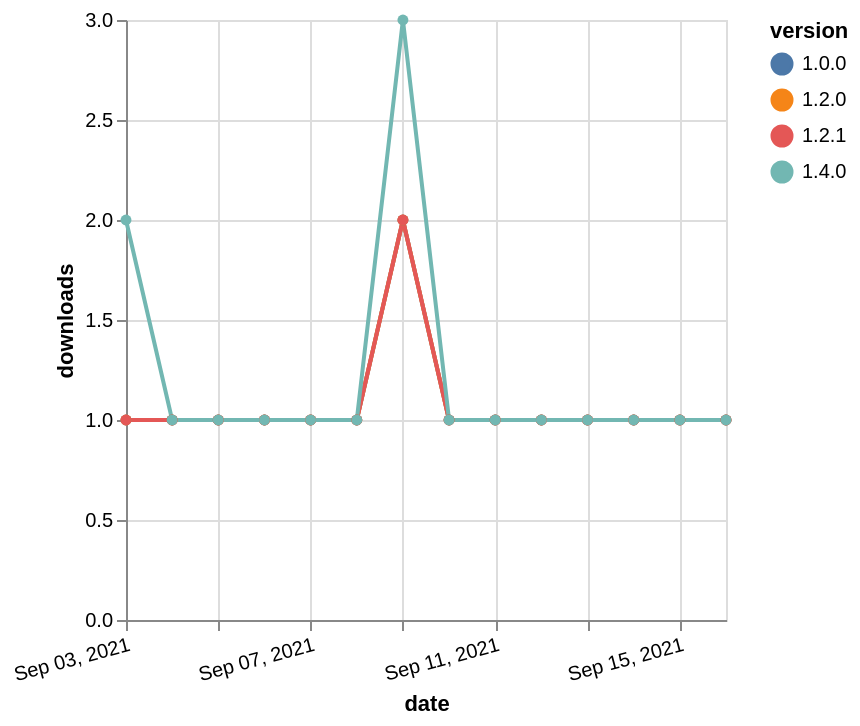

Specify this chart in Vega-Lite:
### Vega-Lite specification from a JSON file in a GitHub repository (floating-point values rounded to 4 significant figures)
{"$schema": "https://vega.github.io/schema/vega-lite/v5.json", "description": "A simple bar chart with embedded data.", "data": {"values": [{"date": "2021-09-03", "total": 171, "delta": 1, "version": "1.0.0"}, {"date": "2021-09-04", "total": 172, "delta": 1, "version": "1.0.0"}, {"date": "2021-09-05", "total": 173, "delta": 1, "version": "1.0.0"}, {"date": "2021-09-06", "total": 174, "delta": 1, "version": "1.0.0"}, {"date": "2021-09-07", "total": 175, "delta": 1, "version": "1.0.0"}, {"date": "2021-09-08", "total": 176, "delta": 1, "version": "1.0.0"}, {"date": "2021-09-09", "total": 178, "delta": 2, "version": "1.0.0"}, {"date": "2021-09-10", "total": 179, "delta": 1, "version": "1.0.0"}, {"date": "2021-09-11", "total": 180, "delta": 1, "version": "1.0.0"}, {"date": "2021-09-12", "total": 181, "delta": 1, "version": "1.0.0"}, {"date": "2021-09-13", "total": 182, "delta": 1, "version": "1.0.0"}, {"date": "2021-09-14", "total": 183, "delta": 1, "version": "1.0.0"}, {"date": "2021-09-15", "total": 184, "delta": 1, "version": "1.0.0"}, {"date": "2021-09-16", "total": 185, "delta": 1, "version": "1.0.0"}, {"date": "2021-09-03", "total": 153, "delta": 1, "version": "1.2.0"}, {"date": "2021-09-04", "total": 154, "delta": 1, "version": "1.2.0"}, {"date": "2021-09-05", "total": 155, "delta": 1, "version": "1.2.0"}, {"date": "2021-09-06", "total": 156, "delta": 1, "version": "1.2.0"}, {"date": "2021-09-07", "total": 157, "delta": 1, "version": "1.2.0"}, {"date": "2021-09-08", "total": 158, "delta": 1, "version": "1.2.0"}, {"date": "2021-09-09", "total": 160, "delta": 2, "version": "1.2.0"}, {"date": "2021-09-10", "total": 161, "delta": 1, "version": "1.2.0"}, {"date": "2021-09-11", "total": 162, "delta": 1, "version": "1.2.0"}, {"date": "2021-09-12", "total": 163, "delta": 1, "version": "1.2.0"}, {"date": "2021-09-13", "total": 164, "delta": 1, "version": "1.2.0"}, {"date": "2021-09-14", "total": 165, "delta": 1, "version": "1.2.0"}, {"date": "2021-09-15", "total": 166, "delta": 1, "version": "1.2.0"}, {"date": "2021-09-16", "total": 167, "delta": 1, "version": "1.2.0"}, {"date": "2021-09-03", "total": 136, "delta": 1, "version": "1.2.1"}, {"date": "2021-09-04", "total": 137, "delta": 1, "version": "1.2.1"}, {"date": "2021-09-05", "total": 138, "delta": 1, "version": "1.2.1"}, {"date": "2021-09-06", "total": 139, "delta": 1, "version": "1.2.1"}, {"date": "2021-09-07", "total": 140, "delta": 1, "version": "1.2.1"}, {"date": "2021-09-08", "total": 141, "delta": 1, "version": "1.2.1"}, {"date": "2021-09-09", "total": 143, "delta": 2, "version": "1.2.1"}, {"date": "2021-09-10", "total": 144, "delta": 1, "version": "1.2.1"}, {"date": "2021-09-11", "total": 145, "delta": 1, "version": "1.2.1"}, {"date": "2021-09-12", "total": 146, "delta": 1, "version": "1.2.1"}, {"date": "2021-09-13", "total": 147, "delta": 1, "version": "1.2.1"}, {"date": "2021-09-14", "total": 148, "delta": 1, "version": "1.2.1"}, {"date": "2021-09-15", "total": 149, "delta": 1, "version": "1.2.1"}, {"date": "2021-09-16", "total": 150, "delta": 1, "version": "1.2.1"}, {"date": "2021-09-03", "total": 128, "delta": 2, "version": "1.4.0"}, {"date": "2021-09-04", "total": 129, "delta": 1, "version": "1.4.0"}, {"date": "2021-09-05", "total": 130, "delta": 1, "version": "1.4.0"}, {"date": "2021-09-06", "total": 131, "delta": 1, "version": "1.4.0"}, {"date": "2021-09-07", "total": 132, "delta": 1, "version": "1.4.0"}, {"date": "2021-09-08", "total": 133, "delta": 1, "version": "1.4.0"}, {"date": "2021-09-09", "total": 136, "delta": 3, "version": "1.4.0"}, {"date": "2021-09-10", "total": 137, "delta": 1, "version": "1.4.0"}, {"date": "2021-09-11", "total": 138, "delta": 1, "version": "1.4.0"}, {"date": "2021-09-12", "total": 139, "delta": 1, "version": "1.4.0"}, {"date": "2021-09-13", "total": 140, "delta": 1, "version": "1.4.0"}, {"date": "2021-09-14", "total": 141, "delta": 1, "version": "1.4.0"}, {"date": "2021-09-15", "total": 142, "delta": 1, "version": "1.4.0"}, {"date": "2021-09-16", "total": 143, "delta": 1, "version": "1.4.0"}]}, "width": "container", "mark": {"type": "line", "point": {"filled": true}}, "encoding": {"x": {"field": "date", "type": "temporal", "timeUnit": "yearmonthdate", "title": "date", "axis": {"labelAngle": -15}}, "y": {"field": "delta", "type": "quantitative", "title": "downloads"}, "color": {"field": "version", "type": "nominal"}, "tooltip": {"field": "delta"}}}
